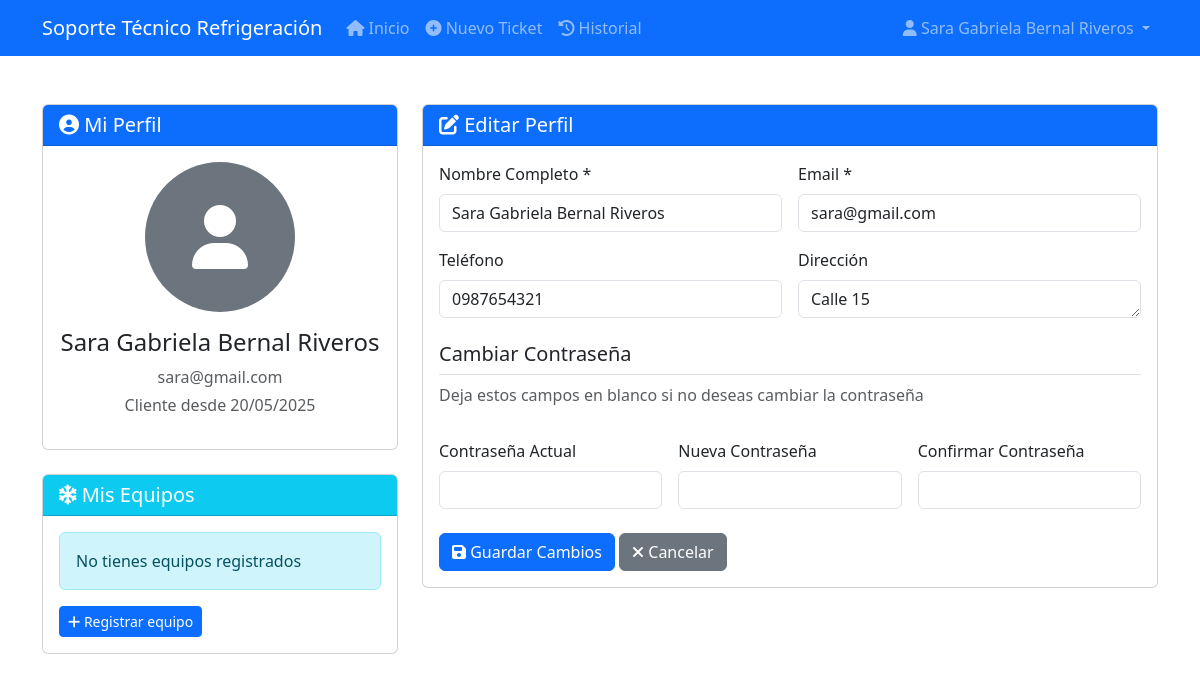
/clientes/perfil.php (signed in), run on the app's committed database.
### tables this page shows
CREATE TABLE `usuarios` (
  `id` int(11) NOT NULL,
  `nombre` varchar(100) NOT NULL,
  `email` varchar(100) NOT NULL,
  `password` varchar(255) NOT NULL,
  `telefono` varchar(20) DEFAULT NULL,
  `direccion` text DEFAULT NULL,
  `rol` enum('admin','tecnico','cliente') NOT NULL,
  `fecha_registro` datetime DEFAULT current_timestamp(),
  `activo` tinyint(1) DEFAULT 1
);

### clientes/perfil.php (the view, shortened to what this page needs)
<?php
$db = new Database();
$conn = $db->getConnection();
$cliente_id = $_SESSION['user_id'];
$stmt = $conn->prepare("SELECT * FROM usuarios WHERE id = ?");
$stmt->bind_param("i", $cliente_id);
$stmt->execute();
$cliente = $stmt->get_result()->fetch_assoc();
$stmt = $conn->prepare("SELECT id, tipo_equipo, marca, modelo FROM equipos WHERE cliente_id = ? ORDER BY tipo_equipo, marca");
$stmt->bind_param("i", $cliente_id);
$stmt->execute();
$equipos = $stmt->get_result()->fetch_all(MYSQLI_ASSOC);
?>
<!DOCTYPE html>
<html lang="es">
<head>
    <link href="https://cdn.jsdelivr.net/npm/bootstrap@5.3.0/dist/css/bootstrap.min.css" rel="stylesheet">
    <link rel="stylesheet" href="https://cdnjs.cloudflare.com/ajax/libs/font-awesome/6.4.0/css/all.min.css">
</head>
<body>
    <?php include_once '../includes/navbar_clientes.php'; ?>
    <div class="container my-5">
        <div class="row">
            <div class="col-lg-4">
                <div class="card mb-4">
                    <div class="card-header bg-primary text-white">
                        <h5 class="mb-0"><i class="fas fa-user-circle"></i> Mi Perfil</h5>
                    </div>
                    <div class="card-body text-center">
                        <div class="mb-3">
                            <div class="rounded-circle bg-secondary d-flex align-items-center justify-content-center mx-auto"
                                 style="width: 150px; height: 150px;">
                                <i class="fas fa-user text-white" style="font-size: 4rem;"></i>
                            </div>
                        </div>
                        <h4><?php echo htmlspecialchars($cliente['nombre']); ?></h4>
                        <p class="text-muted mb-1"><?php echo htmlspecialchars($cliente['email']); ?></p>
                        <p class="text-muted">Cliente desde <?php echo date('d/m/Y', strtotime($cliente['fecha_registro'])); ?></p>
                    </div>
                </div>
                <div class="card">
                    <div class="card-header bg-info text-white">
                        <h5 class="mb-0"><i class="fas fa-snowflake"></i> Mis Equipos</h5>
                    </div>
                    <div class="card-body">
                        <?php if (count($equipos) > 0): ?>
                            <div class="list-group">
                                <?php foreach ($equipos as $equipo): ?>
                                    <a href="historial.php" class="list-group-item list-group-item-action">
                                        <div class="d-flex w-100 justify-content-between">
                                            <h6 class="mb-1"><?php echo htmlspecialchars($equipo['tipo_equipo']); ?></h6>
                                            <small><i class="fas fa-search"></i></small>
                                        </div>
                                        <p class="mb-1"><?php echo htmlspecialchars("{$equipo['marca']} {$equipo['modelo']}"); ?></p>
                                    </a>
                                <?php endforeach; ?>
                            </div>
                        <?php else: ?>
                            <div class="alert alert-info">No tienes equipos registrados</div>
                            <a href="nuevo_ticket.php" class="btn btn-sm btn-primary">
                                <i class="fas fa-plus"></i> Registrar equipo
                            </a>
                        <?php endif; ?>
                    </div>
                </div>
            </div>
            <div class="col-lg-8">
                <div class="card">
                    <div class="card-header bg-primary text-white">
                        <h5 class="mb-0"><i class="fas fa-edit"></i> Editar Perfil</h5>
                    </div>
                    <div class="card-body">
                        <form method="POST" action="">
                            <div class="row g-3">
                                <div class="col-md-6">
                                    <label for="nombre" class="form-label">Nombre Completo *</label>
                                    <input type="text" class="form-control" id="nombre" name="nombre"
                                           value="<?php echo htmlspecialchars($cliente['nombre']); ?>" required>
                                </div>
                                <div class="col-md-6">
                                    <label for="email" class="form-label">Email *</label>
                                    <input type="email" class="form-control" id="email" name="email"
                                           value="<?php echo htmlspecialchars($cliente['email']); ?>" required>
                                </div>
                                <div class="col-md-6">
                                    <label for="telefono" class="form-label">Teléfono</label>
                                    <input type="tel" class="form-control" id="telefono" name="telefono"
                                           value="<?php echo htmlspecialchars($cliente['telefono'] ?? ''); ?>">
                                </div>
                                <div class="col-md-6">
                                    <label for="direccion" class="form-label">Dirección</label>
                                    <textarea class="form-control" id="direccion" name="direccion" rows="1"><?php echo htmlspecialchars($cliente['direccion'] ?? ''); ?></textarea>
                                </div>
                                <div class="col-12 mt-4">
                                    <h5 class="border-bottom pb-2">Cambiar Contraseña</h5>
                                    <p class="text-muted">Deja estos campos en blanco si no deseas cambiar la contraseña</p>
                                </div>
                                <div class="col-md-4">
                                    <label for="password_actual" class="form-label">Contraseña Actual</label>
                                    <input type="password" class="form-control" id="password_actual" name="password_actual">
                                </div>
                                <div class="col-md-4">
                                    <label for="nueva_password" class="form-label">Nueva Contraseña</label>
                                    <input type="password" class="form-control" id="nueva_password" name="nueva_password">
                                </div>
                                <div class="col-md-4">
                                    <label for="confirm_password" class="form-label">Confirmar Contraseña</label>
                                    <input type="password" class="form-control" id="confirm_password" name="confirm_password">
                                </div>
                                <div class="col-12 mt-4">
                                    <button type="submit" class="btn btn-primary">
                                        <i class="fas fa-save"></i> Guardar Cambios
                                    </button>
                                    <a href="dashboard.php" class="btn btn-secondary">
                                        <i class="fas fa-times"></i> Cancelar
                                    </a>
                                </div>
                            </div>
                        </form>
                    </div>
                </div>
            </div>
        </div>
    </div>
</body>
</html>

### data on the page
usuarios: nombre "Sara Gabriela Bernal Riveros", email "sara@gmail.com", fecha_registro "20/05/2025", telefono "0987654321", direccion "Calle 15"

### other printed values
APP_NAME "Soporte Técnico Refrigeración"
$_SESSION['user_nombre'] "Sara Gabriela Bernal Riveros"
